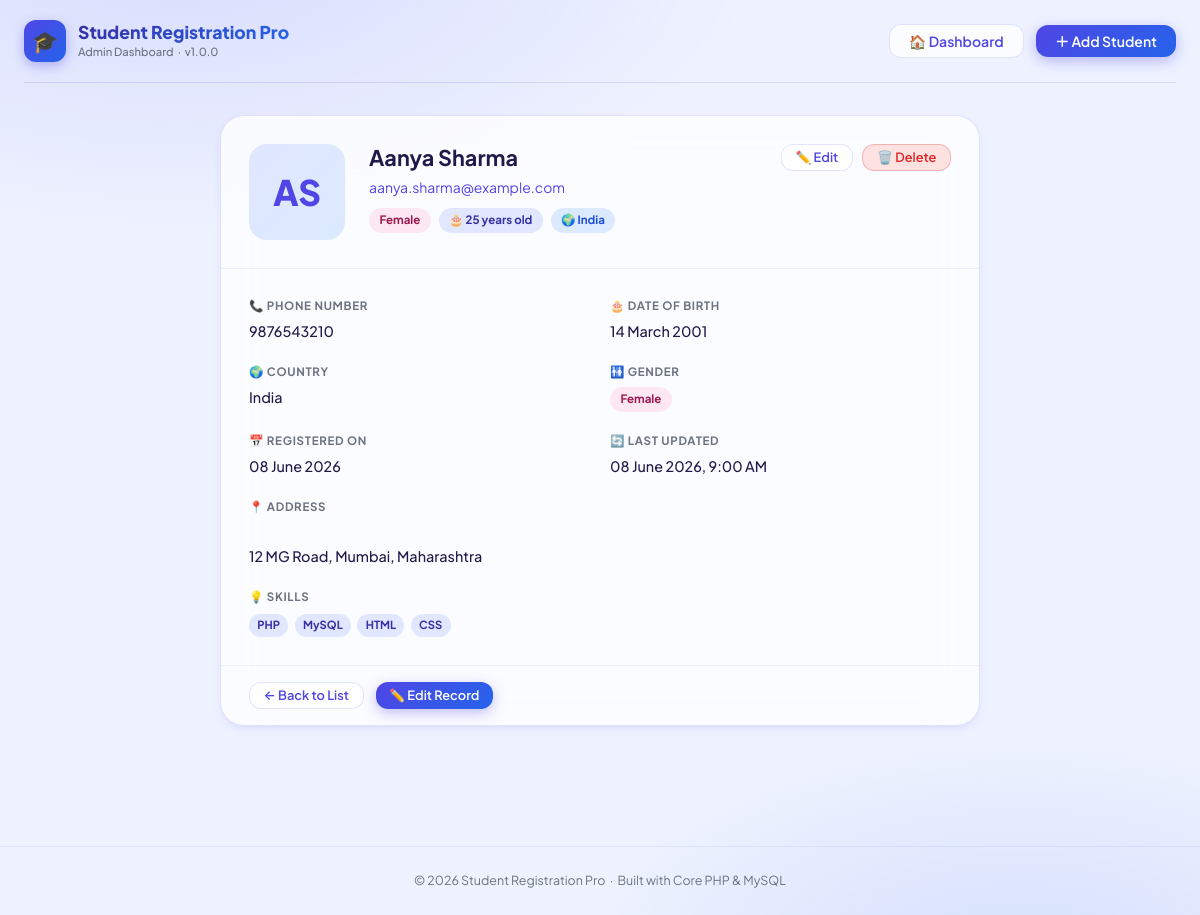
The page /?action=view&id=1 on the database its author committed.
### tables this page shows
CREATE TABLE `students` (
    `id`            INT(11)       UNSIGNED NOT NULL AUTO_INCREMENT,
    `full_name`     VARCHAR(120)  NOT NULL,
    `email`         VARCHAR(180)  NOT NULL,
    `phone`         VARCHAR(15)   NOT NULL,
    `gender`        ENUM('Male','Female','Other') NOT NULL,
    `date_of_birth` DATE          NOT NULL,
    `country`       VARCHAR(80)   NOT NULL,
    `skills`        TEXT          DEFAULT NULL,
    `address`       TEXT          DEFAULT NULL,
    `profile_image` VARCHAR(255)  DEFAULT NULL,
    `created_at`    TIMESTAMP     NOT NULL DEFAULT CURRENT_TIMESTAMP,
    `updated_at`    TIMESTAMP     NOT NULL DEFAULT CURRENT_TIMESTAMP ON UPDATE CURRENT_TIMESTAMP,

    PRIMARY KEY (`id`),
    UNIQUE  KEY `uq_email`       (`email`),
    INDEX       `idx_full_name`  (`full_name`),
    INDEX       `idx_country`    (`country`),
    INDEX       `idx_gender`     (`gender`),
    INDEX       `idx_created_at` (`created_at`)
);

### index.php (called while the page is built, shortened)
<?php
require_once __DIR__ . '/config/helpers.php';
spl_autoload_register(function (string $class): void {
    $locations = [
        __DIR__ . '/classes/'     . $class . '.php',
        __DIR__ . '/controllers/' . $class . '.php',
    ];
    foreach ($locations as $file) {
        if (is_file($file)) {
            return;
        }
    }
});
$controller = new StudentController();
$controller->handleRequest();

### classes/Database.php (called while the page is built, shortened)
<?php
class Database
{
    private static ?Database $instance = null;
    private PDO $connection;
    private function __construct()
    {
        $dsn = sprintf(
            'mysql:host=%s;dbname=%s;charset=%s',
            DB_HOST,
            DB_NAME,
            DB_CHARSET
        );
        $options = [
            PDO::ATTR_ERRMODE            => PDO::ERRMODE_EXCEPTION,
            PDO::ATTR_DEFAULT_FETCH_MODE => PDO::FETCH_ASSOC,
            PDO::ATTR_EMULATE_PREPARES   => false,
            PDO::MYSQL_ATTR_INIT_COMMAND => "SET NAMES utf8mb4 COLLATE utf8mb4_unicode_ci",
        ];
        try {
            $this->connection = new PDO($dsn, DB_USER, DB_PASS, $options);
        } catch (PDOException $e) {
            error_log('[DB] Connection failed: ' . $e->getMessage());
            http_response_code(500);
            die('<h2 style="font-family:sans-serif;color:#dc2626;padding:2rem;">
                    ⚠️ Database Connection Failed<br>
                    <small style="font-size:.75rem;color:#6b7280;">Check your DB credentials in config/config.php</small>
                </h2>');
        }
    }
    public static function getInstance(): self
    {
        if (self::$instance === null) {
            self::$instance = new self();
        }
        return self::$instance;
    }
    public function getConnection(): PDO
    {
        return $this->connection;
    }
}

### classes/Validator.php (called while the page is built, shortened)
<?php
class Validator
{
    public static function sanitizeInt(mixed $value): int
    {
        return (int) filter_var($value, FILTER_SANITIZE_NUMBER_INT);
    }
}

### classes/Student.php (called while the page is built, shortened)
<?php
class Student
{
    private PDO    $db;
    private string $table = 'students';
    public function __construct()
    {
        $this->db = Database::getInstance()->getConnection();
    }
    public function findById(int $id): ?array
    {
        $stmt = $this->db->prepare(
            "SELECT * FROM `{$this->table}` WHERE id = :id LIMIT 1"
        );
        $stmt->execute([':id' => $id]);
        $row = $stmt->fetch();
        return $row ?: null;
    }
}

### config/helpers.php (called while the page is built, shortened)
<?php
function avatarUrl(?string $filename): ?string
{
    return $filename
        ? htmlspecialchars(UPLOAD_URL . $filename, ENT_QUOTES, 'UTF-8')
        : null;
}
function initials(string $name): string
{
    $parts = explode(' ', trim($name));
    return strtoupper(
        substr($parts[0], 0, 1) . (isset($parts[1]) ? substr($parts[1], 0, 1) : '')
    );
}
function parseSkills(mixed $raw): array
{
    return array_values(array_filter(array_map('trim', explode(',', (string)$raw))));
}

### views/profile.php (the view)
<?php
$imgUrl    = avatarUrl($student['profile_image'] ?? null);
$ini       = initials($student['full_name']);
$skills    = parseSkills($student['skills'] ?? '');
$genderCls = match($student['gender']) {
    'Male'   => 'badge-male',
    'Female' => 'badge-female',
    default  => 'badge-other',
};
$age = '';
if (!empty($student['date_of_birth'])) {
    $dob = new DateTime($student['date_of_birth']);
    $age = (new DateTime())->diff($dob)->y . ' years old';
}
?>
<section aria-label="Student Profile">
<div style="max-width:760px; margin:0 auto;">
<article class="card">
  <header class="profile-header">
    <?php if ($imgUrl): ?>
      <img
        src="<?= $imgUrl ?>"
        alt="Profile photo of <?= htmlspecialchars($student['full_name'], ENT_QUOTES, 'UTF-8') ?>"
        class="profile-avatar"
        loading="lazy"
      >
    <?php else: ?>
      <div class="profile-avatar-placeholder" aria-hidden="true">
        <?= htmlspecialchars($ini, ENT_QUOTES, 'UTF-8') ?>
      </div>
    <?php endif; ?>
    <div class="profile-meta" style="flex:1; min-width:0;">
      <h2><?= htmlspecialchars($student['full_name'], ENT_QUOTES, 'UTF-8') ?></h2>
      <div class="meta-sub">
        <a href="mailto:<?= htmlspecialchars($student['email'], ENT_QUOTES, 'UTF-8') ?>">
          <?= htmlspecialchars($student['email'], ENT_QUOTES, 'UTF-8') ?>
        </a>
      </div>
      <div style="display:flex; gap:.5rem; flex-wrap:wrap; margin-top:.55rem;">
        <span class="badge <?= $genderCls ?>">
          <?= htmlspecialchars($student['gender'], ENT_QUOTES, 'UTF-8') ?>
        </span>
        <?php if ($age): ?>
          <span class="badge" style="background:var(--clr-indigo-100); color:var(--clr-indigo-700);">
            🎂 <?= htmlspecialchars($age, ENT_QUOTES, 'UTF-8') ?>
          </span>
        <?php endif; ?>
        <span class="badge" style="background:var(--clr-blue-100); color:#1d4ed8;">
          🌍 <?= htmlspecialchars($student['country'], ENT_QUOTES, 'UTF-8') ?>
        </span>
      </div>
    </div>
    <div style="display:flex; gap:.6rem; align-self:flex-start; flex-wrap:wrap;">
      <a href="<?= BASE_URL ?>?action=edit&id=<?= (int)$student['id'] ?>"
         class="btn btn-secondary btn-sm">✏️ Edit</a>
      <button
        type="button"
        onclick="confirmDelete(<?= (int)$student['id'] ?>, '<?= htmlspecialchars(addslashes($student['full_name']), ENT_QUOTES, 'UTF-8') ?>')"
        class="btn btn-danger btn-sm">🗑️ Delete</button>
    </div>
  </header>
  <div class="profile-details">
    <div class="detail-item">
      <div class="detail-label">📞 Phone Number</div>
      <div class="detail-value">
        <a href="tel:<?= htmlspecialchars($student['phone'], ENT_QUOTES, 'UTF-8') ?>" style="color:inherit;">
          <?= htmlspecialchars($student['phone'], ENT_QUOTES, 'UTF-8') ?>
        </a>
      </div>
    </div>
    <div class="detail-item">
      <div class="detail-label">🎂 Date of Birth</div>
      <div class="detail-value">
        <?= !empty($student['date_of_birth'])
            ? htmlspecialchars(date('d F Y', strtotime($student['date_of_birth'])), ENT_QUOTES, 'UTF-8')
            : '—' ?>
      </div>
    </div>
    <div class="detail-item">
      <div class="detail-label">🌍 Country</div>
      <div class="detail-value">
        <?= htmlspecialchars($student['country'], ENT_QUOTES, 'UTF-8') ?>
      </div>
    </div>
    <div class="detail-item">
      <div class="detail-label">🚻 Gender</div>
      <div class="detail-value">
        <span class="badge <?= $genderCls ?>">
          <?= htmlspecialchars($student['gender'], ENT_QUOTES, 'UTF-8') ?>
        </span>
      </div>
    </div>
    <div class="detail-item">
      <div class="detail-label">📅 Registered On</div>
      <div class="detail-value">
        <?= htmlspecialchars(date('d F Y', strtotime($student['created_at'])), ENT_QUOTES, 'UTF-8') ?>
      </div>
    </div>
    <div class="detail-item">
      <div class="detail-label">🔄 Last Updated</div>
      <div class="detail-value">
        <?= htmlspecialchars(date('d F Y, g:i A', strtotime($student['updated_at'])), ENT_QUOTES, 'UTF-8') ?>
      </div>
    </div>
    <?php if (!empty($student['address'])): ?>
    <div class="detail-item" style="grid-column:1/-1;">
      <div class="detail-label">📍 Address</div>
      <div class="detail-value" style="white-space:pre-line;">
        <?= htmlspecialchars($student['address'], ENT_QUOTES, 'UTF-8') ?>
      </div>
    </div>
    <?php endif; ?>
    <?php if (!empty($skills)): ?>
    <div class="detail-item" style="grid-column:1/-1;">
      <div class="detail-label">💡 Skills</div>
      <div style="display:flex; flex-wrap:wrap; gap:.4rem; margin-top:.5rem;">
        <?php foreach ($skills as $skill): ?>
          <span class="chip">
            <?= htmlspecialchars($skill, ENT_QUOTES, 'UTF-8') ?>
          </span>
        <?php endforeach; ?>
      </div>
    </div>
    <?php endif; ?>
  </div>
  <footer style="padding:1rem 1.75rem; border-top:1px solid var(--clr-border-s); display:flex; gap:.75rem; flex-wrap:wrap;">
    <a href="<?= BASE_URL ?>" class="btn btn-secondary btn-sm">← Back to List</a>
    <a href="<?= BASE_URL ?>?action=edit&id=<?= (int)$student['id'] ?>"
       class="btn btn-primary btn-sm">✏️ Edit Record</a>
  </footer>
</article>
</div>
</section>

### assets/css/style.css (style rules this page uses)
:root { --clr-bg: #eef2ff; --clr-surface: rgba(255,255,255,0.78); --clr-surface-s: rgba(255,255,255,0.55); --clr-border: rgba(99,102,241,0.18); --clr-border-s: rgba(99,102,241,0.09); --clr-indigo-900: #1e1b4b; --clr-indigo-700: #3730a3; --clr-indigo-600: #4f46e5; --clr-indigo-500: #6366f1; --clr-indigo-400: #818cf8; --clr-indigo-100: #e0e7ff; --clr-indigo-50: #eef2ff; --clr-blue-600: #2563eb; --clr-blue-400: #60a5fa; --clr-blue-100: #dbeafe; --clr-success: #059669; --clr-success-bg: #d1fae5; --clr-danger: #dc2626; --clr-danger-bg: #fee2e2; --clr-text: #1e1b4b; --clr-text-muted: #6b7280; --clr-text-light: #9ca3af; --font: 'Plus Jakarta Sans', system-ui, -apple-system, sans-serif; --shadow-xs: 0 1px 3px rgba(79,70,229,.07), 0 1px 2px rgba(79,70,229,.05); --shadow-sm: 0 4px 8px -1px rgba(79,70,229,.09), 0 2px 4px -2px rgba(79,70,229,.06); --shadow-md: 0 10px 28px -5px rgba(79,70,229,.13), 0 4px 12px -5px rgba(79,70,229,.09); --shadow-lg: 0 25px 60px -12px rgba(79,70,229,.2); --r-sm: 6px; --r-md: 12px; --r-lg: 18px; --r-xl: 24px; --r-full: 9999px; --ease: cubic-bezier(.4,0,.2,1); --dur: 200ms; }
*, *::before, *::after { box-sizing:border-box; margin:0; padding:0; }
html { scroll-behavior:smooth; }
body { font-family: var(--font); background: var(--clr-bg); color: var(--clr-text); min-height: 100vh; line-height: 1.6; -webkit-font-smoothing: antialiased; }
body::before { content: ''; position: fixed; inset: 0; background: radial-gradient(ellipse 80% 50% at 15% -5%, rgba(99,102,241,.15) 0%, transparent 60%), radial-gradient(ellipse 60% 40% at 85% 105%, rgba(37,99,235,.12) 0%, transparent 60%); pointer-events: none; z-index: 0; }
h1,h2,h3,h4,h5,h6 { font-weight:700; line-height:1.25; color:var(--clr-text); }
a { color:var(--clr-indigo-600); text-decoration:none; transition:color var(--dur) var(--ease); }
.btn { display:inline-flex; align-items:center; gap:.45rem; padding:.55rem 1.2rem; border-radius:var(--r-md); font-family:var(--font); font-size:.875rem; font-weight:600; cursor:pointer; border:none; transition:all var(--dur) var(--ease); white-space:nowrap; text-decoration:none; line-height:1; user-select:none; }
.btn-primary { background:linear-gradient(135deg, var(--clr-indigo-600), var(--clr-blue-600)); color:#fff; box-shadow:0 4px 14px rgba(79,70,229,.35); }
.btn-secondary { background:var(--clr-surface); color:var(--clr-indigo-600); border:1.5px solid var(--clr-border); backdrop-filter:blur(8px); }
.btn-danger { background:var(--clr-danger-bg); color:var(--clr-danger); border:1.5px solid rgba(220,38,38,.25); }
.btn-sm { padding:.38rem .85rem; font-size:.8rem; gap:.3rem; }
.card { background:var(--clr-surface); backdrop-filter:blur(24px); -webkit-backdrop-filter:blur(24px); border:1px solid var(--clr-border); border-radius:var(--r-xl); box-shadow:var(--shadow-sm); overflow:hidden; margin-bottom:1.5rem; }
.badge { display:inline-flex; align-items:center; padding:.2rem .65rem; border-radius:var(--r-full); font-size:.72rem; font-weight:700; white-space:nowrap; }
.badge-female { background:#fce7f3; color:#9d174d; }
.chip { background:var(--clr-indigo-100); color:var(--clr-indigo-700); padding:.15rem .52rem; border-radius:var(--r-full); font-size:.7rem; font-weight:700; white-space:nowrap; }
.profile-header { display:flex; align-items:flex-start; gap:1.5rem; padding:1.75rem; border-bottom:1px solid var(--clr-border-s); flex-wrap:wrap; }
.profile-avatar-placeholder { width:96px; height:96px; border-radius:var(--r-lg); background:linear-gradient(135deg, var(--clr-indigo-100), var(--clr-blue-100)); display:flex; align-items:center; justify-content:center; font-size:2.2rem; font-weight:800; color:var(--clr-indigo-600); flex-shrink:0; }
.profile-meta h2 { font-size:1.35rem; margin-bottom:.3rem; }
.profile-meta .meta-sub { font-size:.875rem; color:var(--clr-text-muted); margin-bottom:.6rem; }
.profile-details { display:grid; grid-template-columns:repeat(auto-fit, minmax(230px,1fr)); gap:1.25rem; padding:1.75rem; }
.detail-label { font-size:.72rem; font-weight:700; text-transform:uppercase; letter-spacing:.06em; color:var(--clr-text-muted); margin-bottom:.3rem; }
.detail-value { font-size:.9rem; font-weight:500; color:var(--clr-text); }

### rows shown on the page
students: full_name "AS", full_name "Aanya Sharma", email "aanya.sharma@example.com", gender "Female", date_of_birth "25 years old", country "India", phone "9876543210", date_of_birth "14 March 2001", created_at "08 June 2026", updated_at "08 June 2026, 9:00 AM", address "12 MG Road, Mumbai, Maharashtra", skills "PHP", skills "MySQL", skills "HTML", skills "CSS"

### other values the page prints
APP_NAME "Student Registration Pro"
APP_VERSION "1.0.0"
